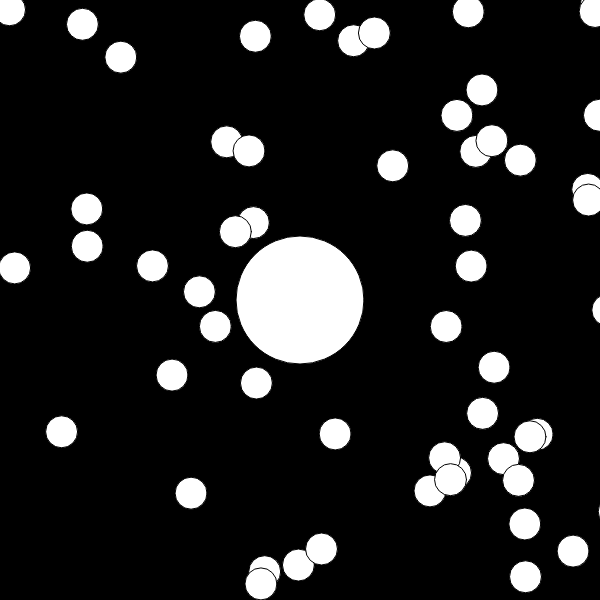
Frame 1 (no input)
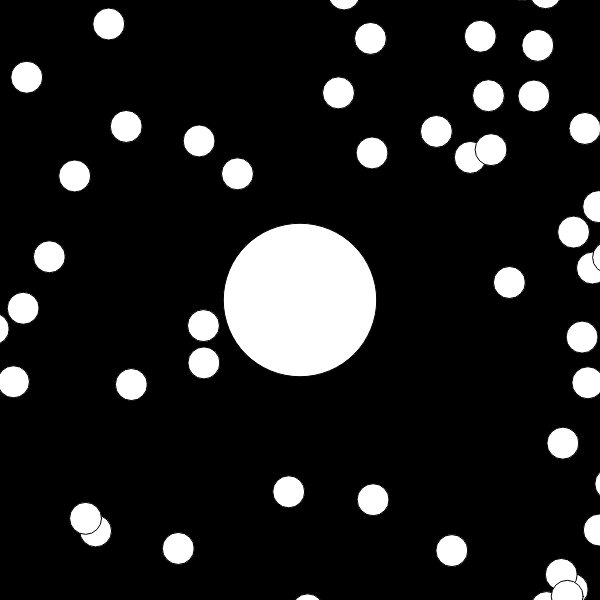
Frame 60 (no input)
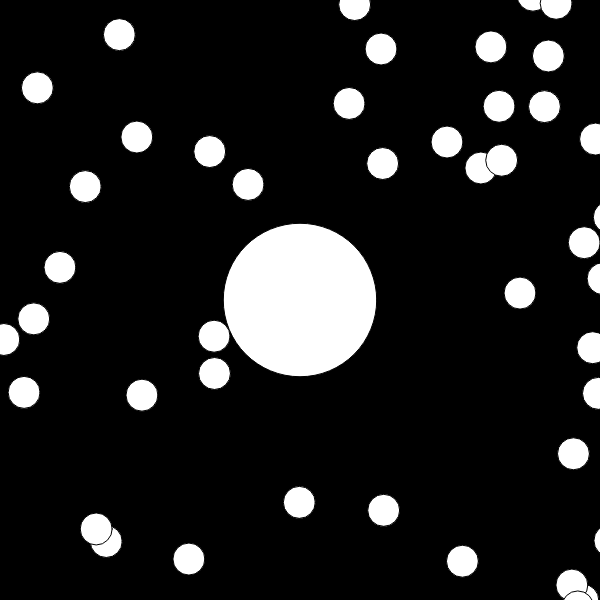
Frame 120 (the mouse pressed at the canvas centre since frame 60)

The p5.js sketch that drew these frames (run headless with seeded random() and noise() and a simulated clock; from frame 60 on, the mouse is pressed at the canvas centre):

// p5.js sketch
// ── sketch.js
// Dan Shiffman, Coding Challenge #32: Agar.io

var blob;
var blobs = [];
var zoom;

function setup() {
  createCanvas( 600, 600 );
  blob = new Blob( 64, 0, 0 );
  for ( var i = 0; i < 200; i++ ) {
    var x = random( -width, width );
    var y = random( -height, height );
    blobs[ i ] = new Blob( 16, x, y ); 
  }
}

function draw() {
  background( 0 );
  translate( width / 2, height / 2 );
  var newzoom = 64 / blob.r;
  zoom = lerp( zoom, newzoom, 0.1 );
  scale( zoom );
  translate( -blob.pos.x, -blob.pos.y );

  blob.show();
  blob.update();

  var bl = blobs.length;
  for ( var i = bl - 1; i >= 0; i-- ) {
    blobs[ i ].show();
    if ( blob.eats( blobs[ i ] ) ) {
      blobs.splice( i, 1 );
    }
  }
}

// ── blob.js
function Blob( r, x, y ) {
  this.pos = createVector( x, y );
  this.r = r;
  this.vel = createVector( 0, 0 );

  this.eats = function( other ) {
    var d = p5.Vector.dist( this.pos, other.pos );
    if ( d < this.r + other.r ) {
      //calculate area of blob + eaten blob to calculate new radius
      var sum = PI * this.r * this.r + PI * other.r * other.r;
      this.r = sqrt( sum / PI );
      return true;
    } else {
      return false;
    }
  }

  this.update = function() {
    var newvel = createVector( mouseX - width / 2, mouseY - height / 2 );
    newvel.setMag( 3 );
    this.vel.lerp( newvel, 0.2 );
    this.pos.add( this.vel );
  };

  this.show = function() {
    fill( 255 );
    ellipse( this.pos.x, this.pos.y, this.r * 2, this.r * 2 );
  };
}
